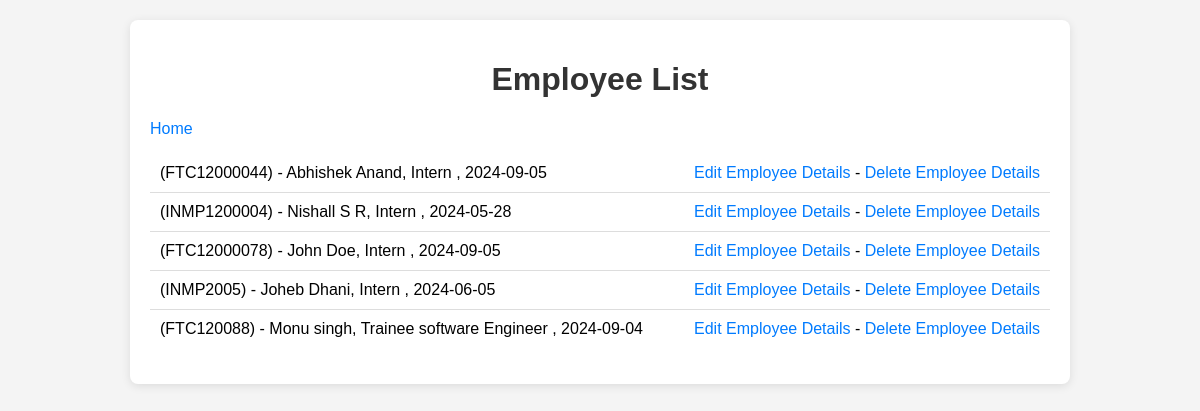
/read/, run on an earlier commit of the app's database.
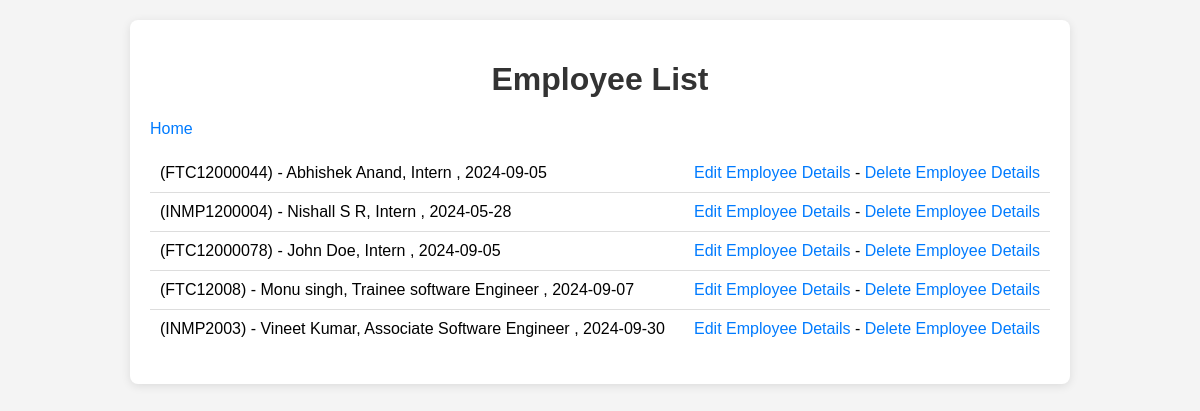
And on a later commit of the database.
### employees/models.py (models this page shows)
class Name(models.Model):
    employee_id = models.CharField(max_length=10)
    first_name = models.CharField(max_length=50)
    role = models.CharField(max_length=60)
    last_name = models.CharField(max_length=50)
    emergency_contact = models.CharField(max_length=15)
    hire_date = models.DateField()
    is_currently_working = models.BooleanField(default=True)
    def __str__(self):
        return f"({self.employee_id}) - {self.first_name} {self.last_name}, {self.role} , {self.hire_date}"

### employees/views.py (the view)
# urls.py: path('read/', views.read_names, name='read_names'),
def read_names(request):
    names = Name.objects.all()
    return render(request, 'employees/read_names.html', {'names': names})

### employees/templates/employees/read_names.html (shortened to what this page needs)
<!DOCTYPE html>
<html lang="en">
<head>
</head>
<body>
    <div class="container">
        <h1>Employee List</h1>
        <a href="{% url 'home' %}">Home</a>
        <ul>
            {% for name in names %}
                <li>
                    <span>{{ name }}</span>
                    <span>
                        <a href="{% url 'update_name' name.id %}">Edit Employee Details</a> -
                        <a href="{% url 'delete_name' name.id %}">Delete Employee Details</a>
                    </span>
                </li>
            {% endfor %}
        </ul>
    </div>
</body>
</html>

### employees/templates/employees/read_names.html (style rules this page uses)
body { font-family: Arial, sans-serif; margin: 0; padding: 20px; background-color: #f4f4f4; }
h1 { text-align: center; color: #333; }
a { text-decoration: none; color: #007BFF; transition: color 0.3s; }
.container { max-width: 900px; margin: 0 auto; background: #fff; padding: 20px; border-radius: 8px; box-shadow: 0 2px 10px rgba(0, 0, 0, 0.1); }
ul { list-style-type: none; padding: 0; }
li { padding: 10px; border-bottom: 1px solid #ddd; display: flex; justify-content: space-between; align-items: center; }
li:last-child { border-bottom: none; }

What changed in the data, as far as the page shows it:
removed Name: employee+first_name+last_name "(INMP2005) - Joheb Dhani, Intern , 2024-06-05"
changed Name: employee+first_name+last_name "(FTC120088) - Monu singh, Trainee software Engineer , 2024-09-04" → "(FTC12008) - Monu singh, Trainee software Engineer , 2024-09-07"
added Name: employee+first_name+last_name "(INMP2003) - Vineet Kumar, Associate Software Engineer , 2024-09-30"
